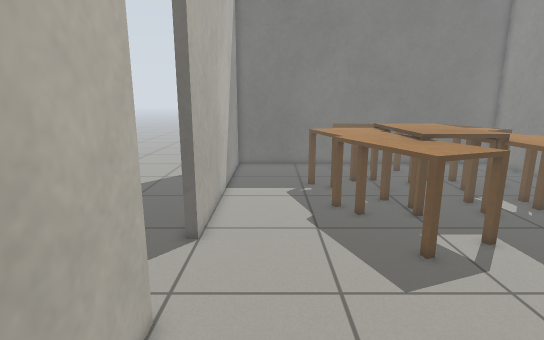
view 1 (above)

19 first-person views from a walk through a Gazebo world. The camera is 1.1 m above the floor, tilts 12° down and sees 80° across. The floor is counted in squares, 0.2 m on a side. Each view is taken from the middle of a square. On the plan, view 1 faces up. The plan holds only what a view shows up to about 20 squares ahead; the rest is blank. Some stock models are drawn as simple stand-ins.

view 2
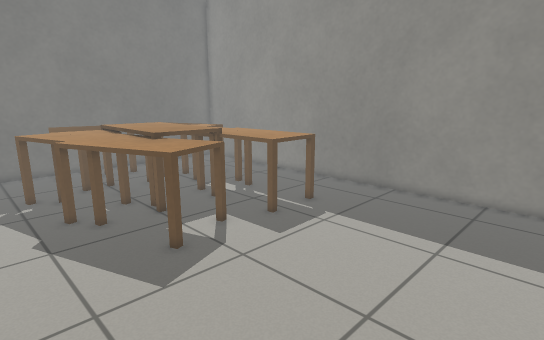

view 3
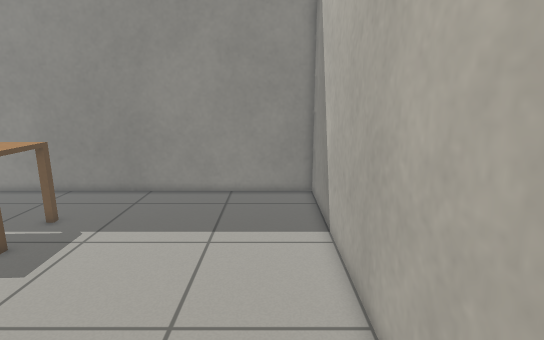

view 4
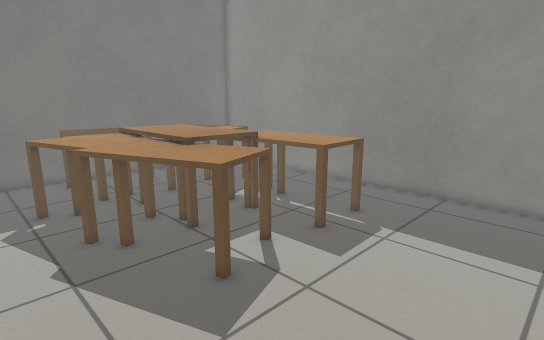

view 5
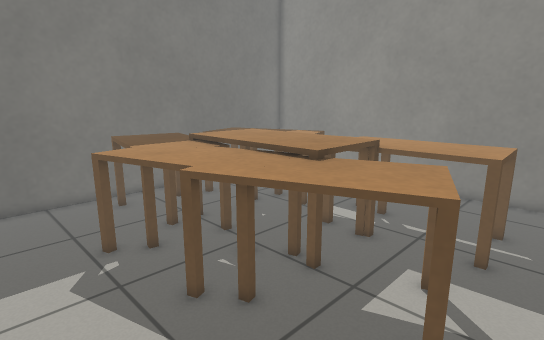

view 6
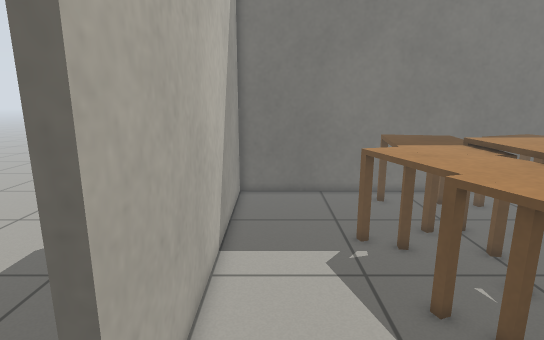

view 7
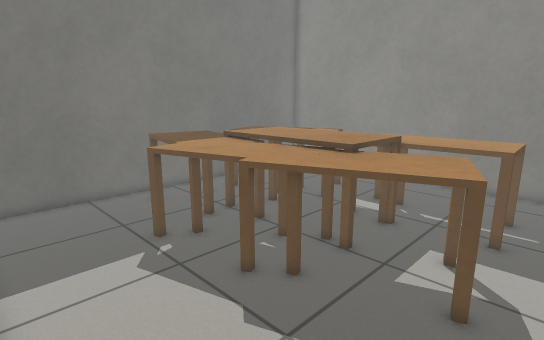

view 8
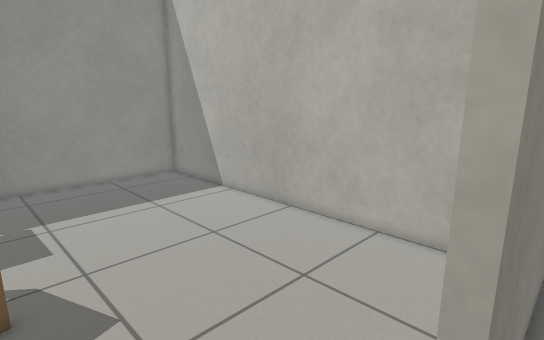

view 9
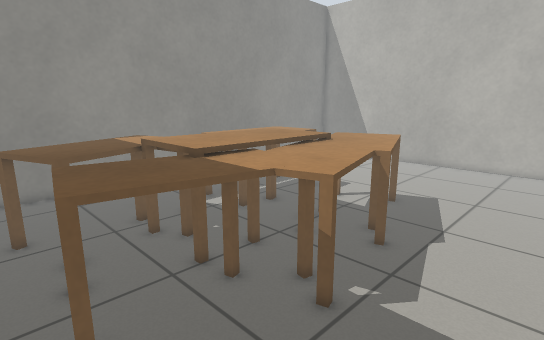

view 10
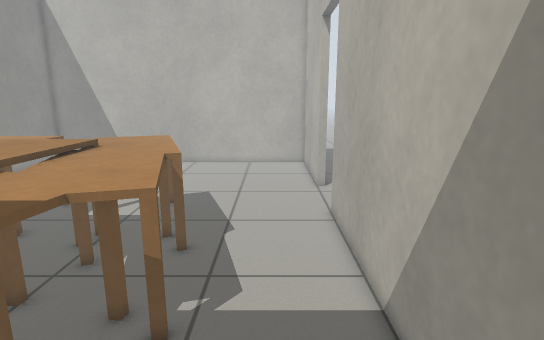

view 11
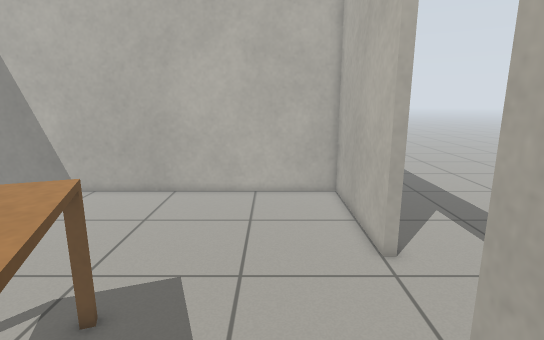

view 12
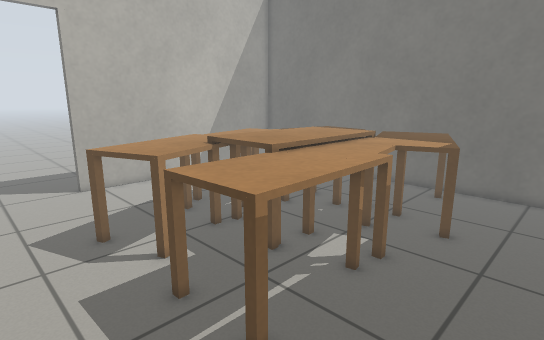

view 13
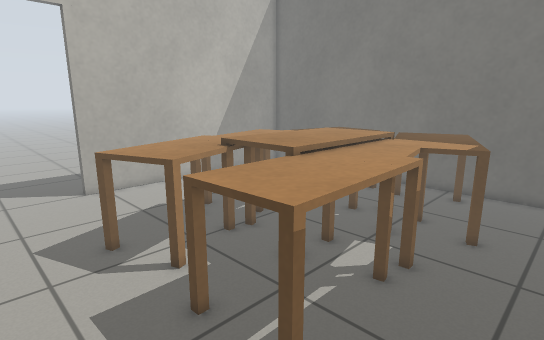

view 14
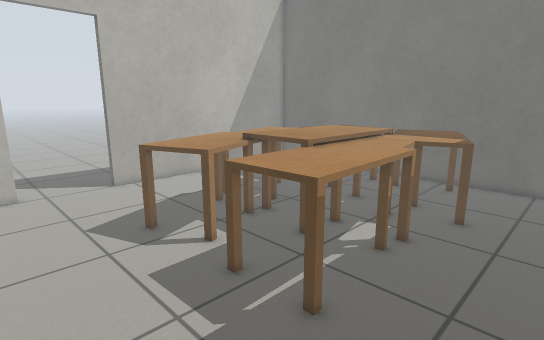

view 15
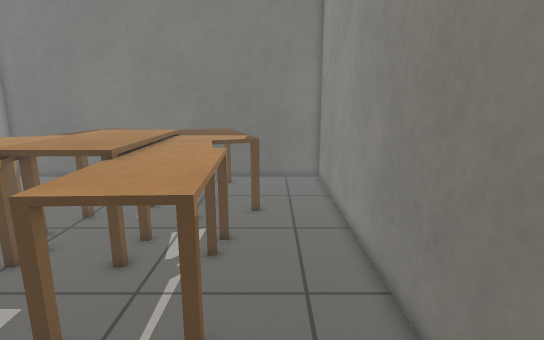

view 16
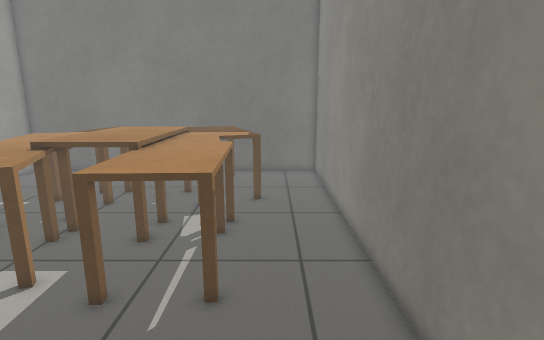

view 17
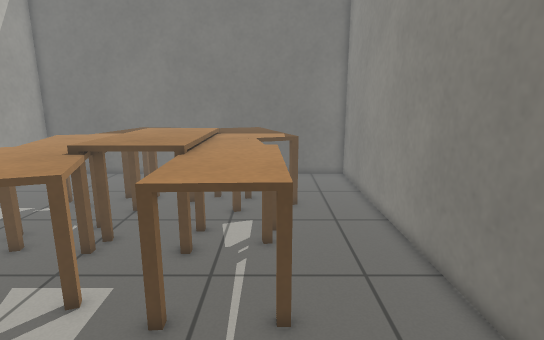

view 18
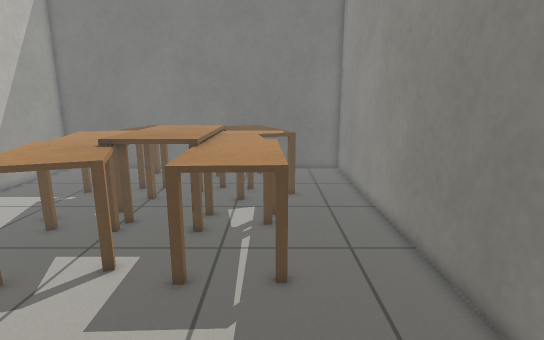

view 19
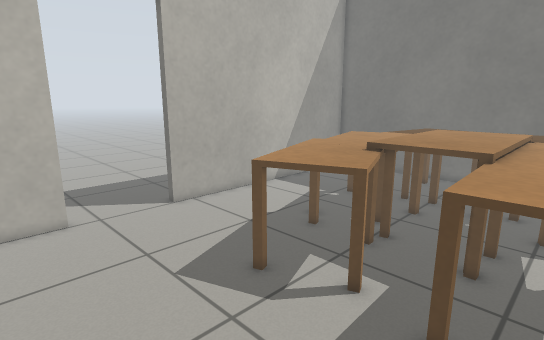

### Floor plan
Points are (right, up) in squares from view 1. A wall is a line through its corners. A room is listed if a view was taken in it or the views show most of it. See-through windows are left out.
Room 1 (views 1, 2, 3, 4, 5, 6, 9, 10, 11, 12, 13, 14, 15, 16, 17, 18, 19)
walls: (-3, 7.2) (-3, -1.5) (19.5, -1.5) (19.5, 26.5); (17.6, 28.5) (-3, 28.5) (-3, 12.3)
ways out: opening at (-3, 10) to room 2
objects: desk (3, 11) to (9, 17); desk (3, 16) to (7, 22); desk (4, 21) to (8, 27); table (8, 15) to (10, 22); desk (10, 20) to (15, 27); desk (11, 11) to (14, 15); desk (11, 15) to (14, 22)
Room 2 (views 7, 8)
walls: (-3, 12.3) (-3.5, 12.3); (-3.5, 0) (-3.5, 7.2) (-3, 7.2)
ways out: opening at (-3, 10) to room 1

Positions as (right, up) in squares from view 1, and headings:
1: (0, 0), facing up
2: (0, 0), facing up-right
3: (0, 1), facing right
4: (0, 3), facing up-right
5: (-1, 9), facing up-right
6: (-1, 9), facing up
7: (-3, 9), facing up-right
8: (-4, 11), facing down-right
9: (-2, 28), facing down-right
10: (0, 28), facing down
11: (1, 18), facing down
12: (19, 7), facing up-left
13: (18, 7), facing up-left
14: (19, 5), facing up-left
15: (16, 5), facing up
16: (16, 3), facing up
17: (14, 4), facing up
18: (14, 2), facing up
19: (13, 4), facing up-left
